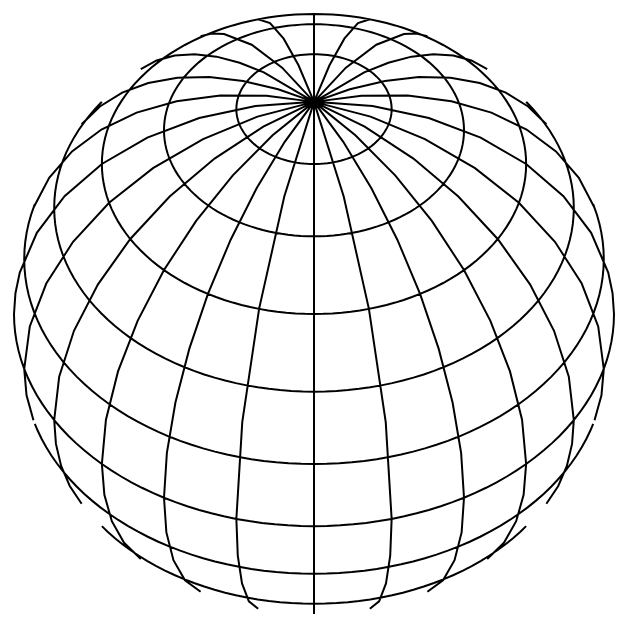

This figure's notebook cell:
### Code cell
# Another type of data that is convenient to generate in the chart itself is the latitude/longitude lines on a geographic visualization, known as a graticule
data = alt.graticule(step=[15, 15])

chart = alt.Chart(data).mark_geoshape(stroke='black').project(
    'orthographic',
    rotate=[0, -45, 0]
)
chart

### Figure 1 — Vega-Lite specification as saved in the notebook (floating-point values rounded to 4 significant figures)
{"config": {"view": {"continuousWidth": 300, "continuousHeight": 300}}, "data": {"graticule": {"step": [15, 15]}}, "mark": {"type": "geoshape", "stroke": "black"}, "projection": {"rotate": [0, -45, 0], "type": "orthographic"}, "$schema": "https://vega.github.io/schema/vega-lite/v5.8.0.json"}
